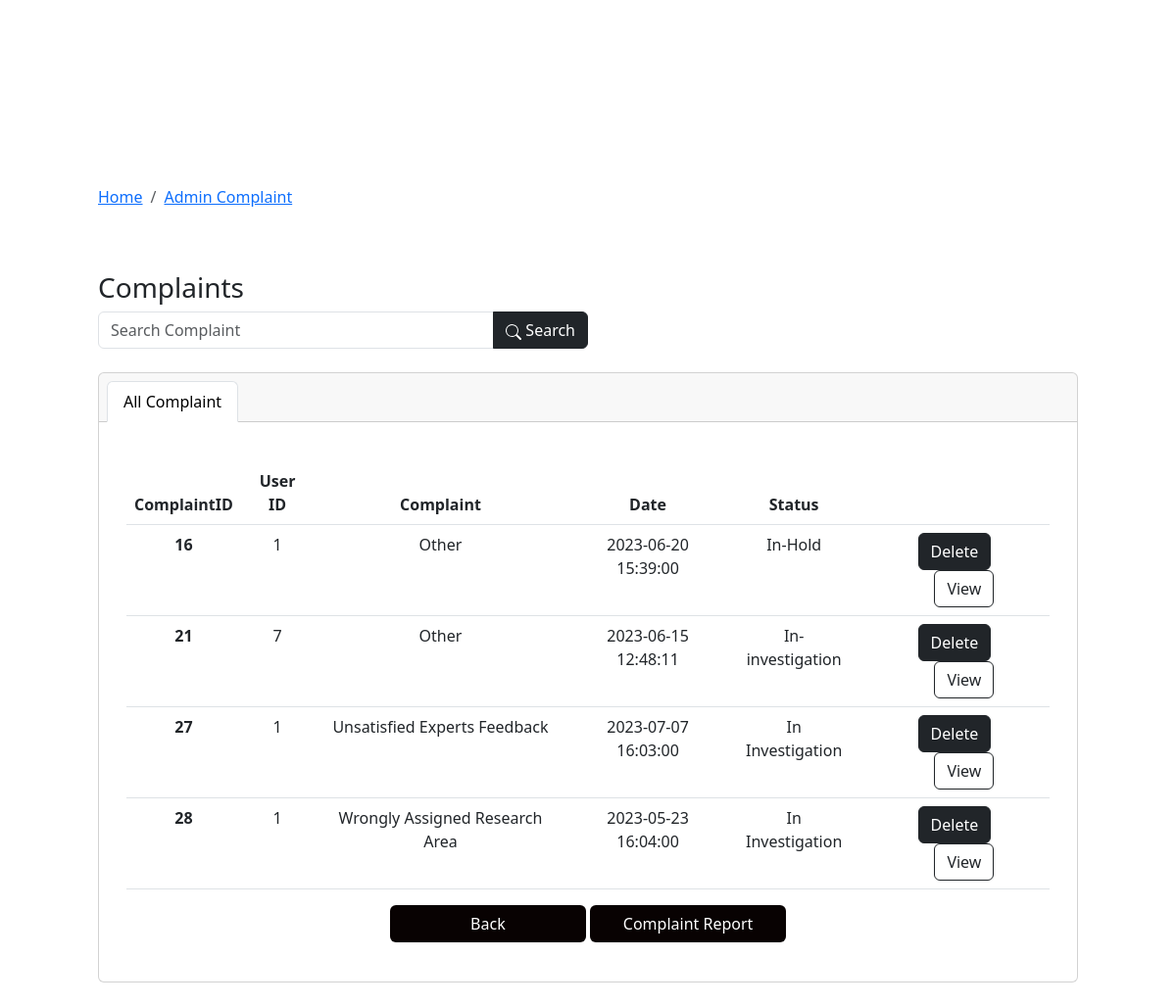
Page /admincomplaint.php (lower part) on the earlier database version.
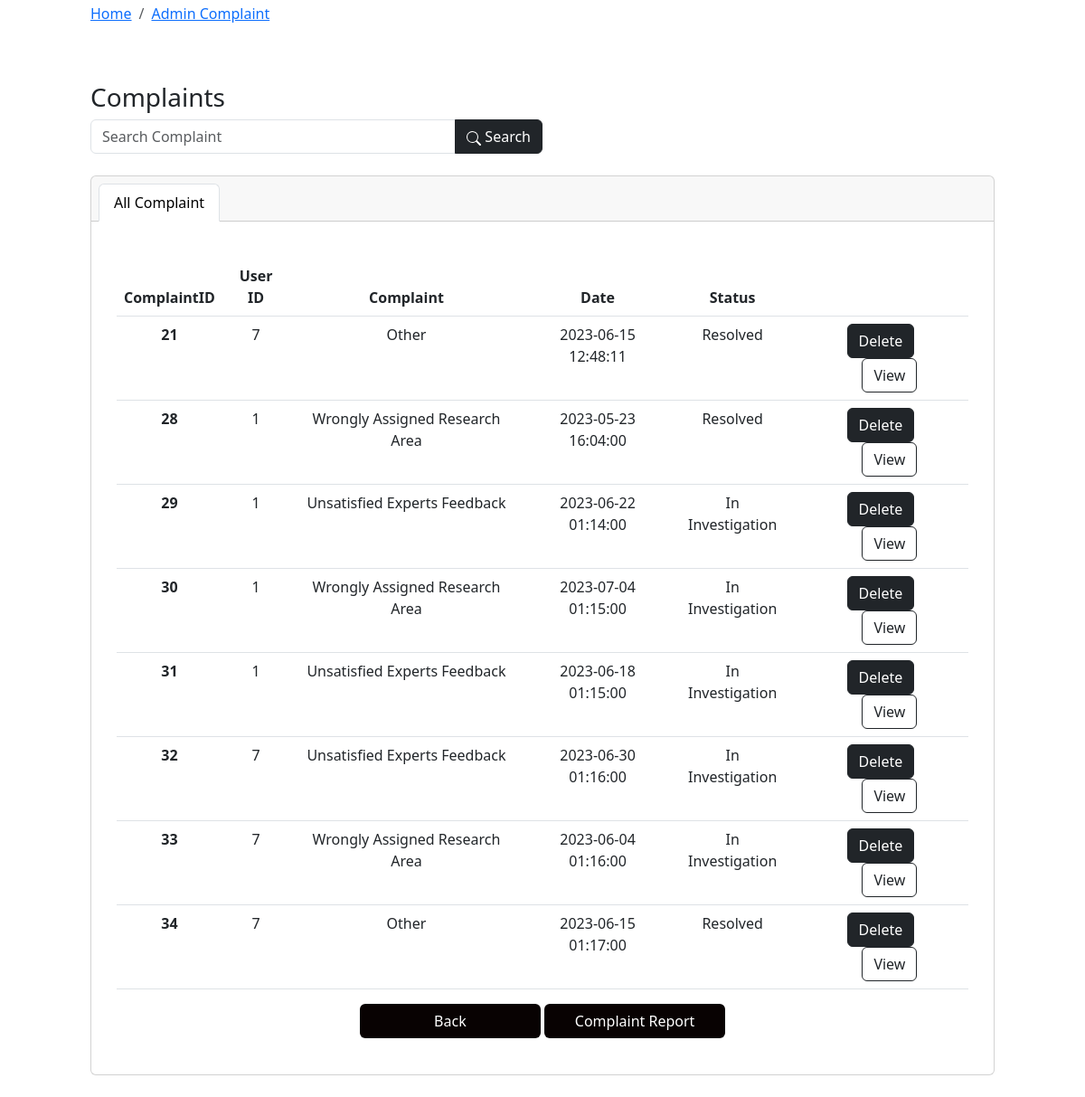
Same page on the later database version.
### tables this page shows
CREATE TABLE `complaint` (
  `complaintid` int NOT NULL,
  `userid` int DEFAULT NULL,
  `postid` int DEFAULT NULL,
  `complaintDate` datetime DEFAULT NULL,
  `complaintType` varchar(60) DEFAULT NULL,
  `complaintDescription` varchar(60) DEFAULT NULL,
  `complaintStatus` varchar(60) DEFAULT NULL,
  `images` varchar(255) DEFAULT NULL
);

### classes/Complaint.classes.php (called while the page is built, shortened)
<?php
class Complaint extends Connection
{
    public function getAllComplaint($keyword)
    {
        $connection = $this->getConnection();
        $query = "SELECT * FROM complaint";
        $result = mysqli_query($connection, $query);
        if (!$result) {
            return false;
        } else {
            return $result;
        }
    }
}

### admincomplaint.php (the view, shortened to what the changed rows need)
<!DOCTYPE html>
<html lang="en">
<head>
    <link href="https://cdn.jsdelivr.net/npm/bootstrap@5.3.0-alpha3/dist/css/bootstrap.min.css" rel="stylesheet">
    <link rel="stylesheet" href="https://cdnjs.cloudflare.com/ajax/libs/animate.css/4.1.1/animate.min.css"/>
</head>
<body>
    <?php
    include "components/navigation.php";
    $searchComplaint = new ComplaintController();
    $result = $searchComplaint->getAllComplaint($complaintType);
    ?>
    <div class="d-flex flex-column justify-content-center align-item-center vh-100" style="padding-left: 100px; padding-right: 100px">
        <br>
        <div class="card text-center animate__animated animate__fadeInUp">
            <div class="card-body animate__animated animate__fadeInUp">
                <div class="container py-4">
                    <table class="table">
                        <thead>
                            <tr>
                                <th scope="col">ComplaintID</th>
                                <th scope="col">User ID</th>
                                <th scope="col">Complaint</th>
                                <th scope="col">Date</th>
                                <th scope="col">Status</th>
                                <th scope="col" style="width:20px"></th>
                                <th></th>
                            </tr>
                        </thead>
                        <tbody>
                            <?php
                            if ($result) {
                                if ($result->num_rows > 0) {
                                    while ($row = $result->fetch_assoc()) {
                                        $complaintid = $row['complaintid'];
                                        $userid = $row['userid'];
                                        $complaintDate = $row['complaintDate'];
                                        $complaintType = $row['complaintType'];
                                        $complaintStatus = $row['complaintStatus'];
                                        echo '
                    <tr>
                        <th>' . $complaintid . '</th>
                        <td>' . $userid . '</td>
                        <td>' . $complaintType . '</td>
                        <td>' . $complaintDate . '</td>
                        <td>
                                ' . $complaintStatus . '
                        </td>
                        <td></td>
                        <td>
                            <div class="btn-group">
                                <form method="POST">
                                    <input type="hidden" name="complaintid" value="' . $complaintid . '">
                                    <button style="margin-right:20px;" type="submit" name="deletecomplaint" class="btn btn-dark">Delete</button>
                                    <a href="complaintStatus.php?complaintid=' . $complaintid . '" class="btn btn-outline-dark">View</a>
                                </form>
                            </div>
                        </td>
                    </tr>
                ';
                            }
                        }
                    } else {
                        echo '<tr><td colspan="7">No complaints found.</td></tr>';
                }
                ?>
                        </tbody>
                    </table>
                </div>
            </div>
        </div>
        <br>
    </div>
</body>
</html>

Differences in the rows shown:
removed complaint: complaintid "16", userid "1", complaintType "Other", complaintDate "2023-06-20 15:39:00", complaintStatus "In-Hold"
removed complaint: complaintid "27", userid "1", complaintType "Unsatisfied Experts Feedback", complaintDate "2023-07-07 16:03:00", complaintStatus "In Investigation"
changed complaint id 21: complaintStatus "In-investigation" → "Resolved"
changed complaint id 28: complaintStatus "In Investigation" → "Resolved"
added complaint: complaintid "29", userid "1", complaintType "Unsatisfied Experts Feedback", complaintDate "2023-06-22 01:14:00", complaintStatus "In Investigation"
added complaint: complaintid "30", userid "1", complaintType "Wrongly Assigned Research Area", complaintDate "2023-07-04 01:15:00", complaintStatus "In Investigation"
added complaint: complaintid "31", userid "1", complaintType "Unsatisfied Experts Feedback", complaintDate "2023-06-18 01:15:00", complaintStatus "In Investigation"
added complaint: complaintid "32", userid "7", complaintType "Unsatisfied Experts Feedback", complaintDate "2023-06-30 01:16:00", complaintStatus "In Investigation"
added complaint: complaintid "33", userid "7", complaintType "Wrongly Assigned Research Area", complaintDate "2023-06-04 01:16:00", complaintStatus "In Investigation"
added complaint: complaintid "34", userid "7", complaintType "Other", complaintDate "2023-06-15 01:17:00", complaintStatus "Resolved"
